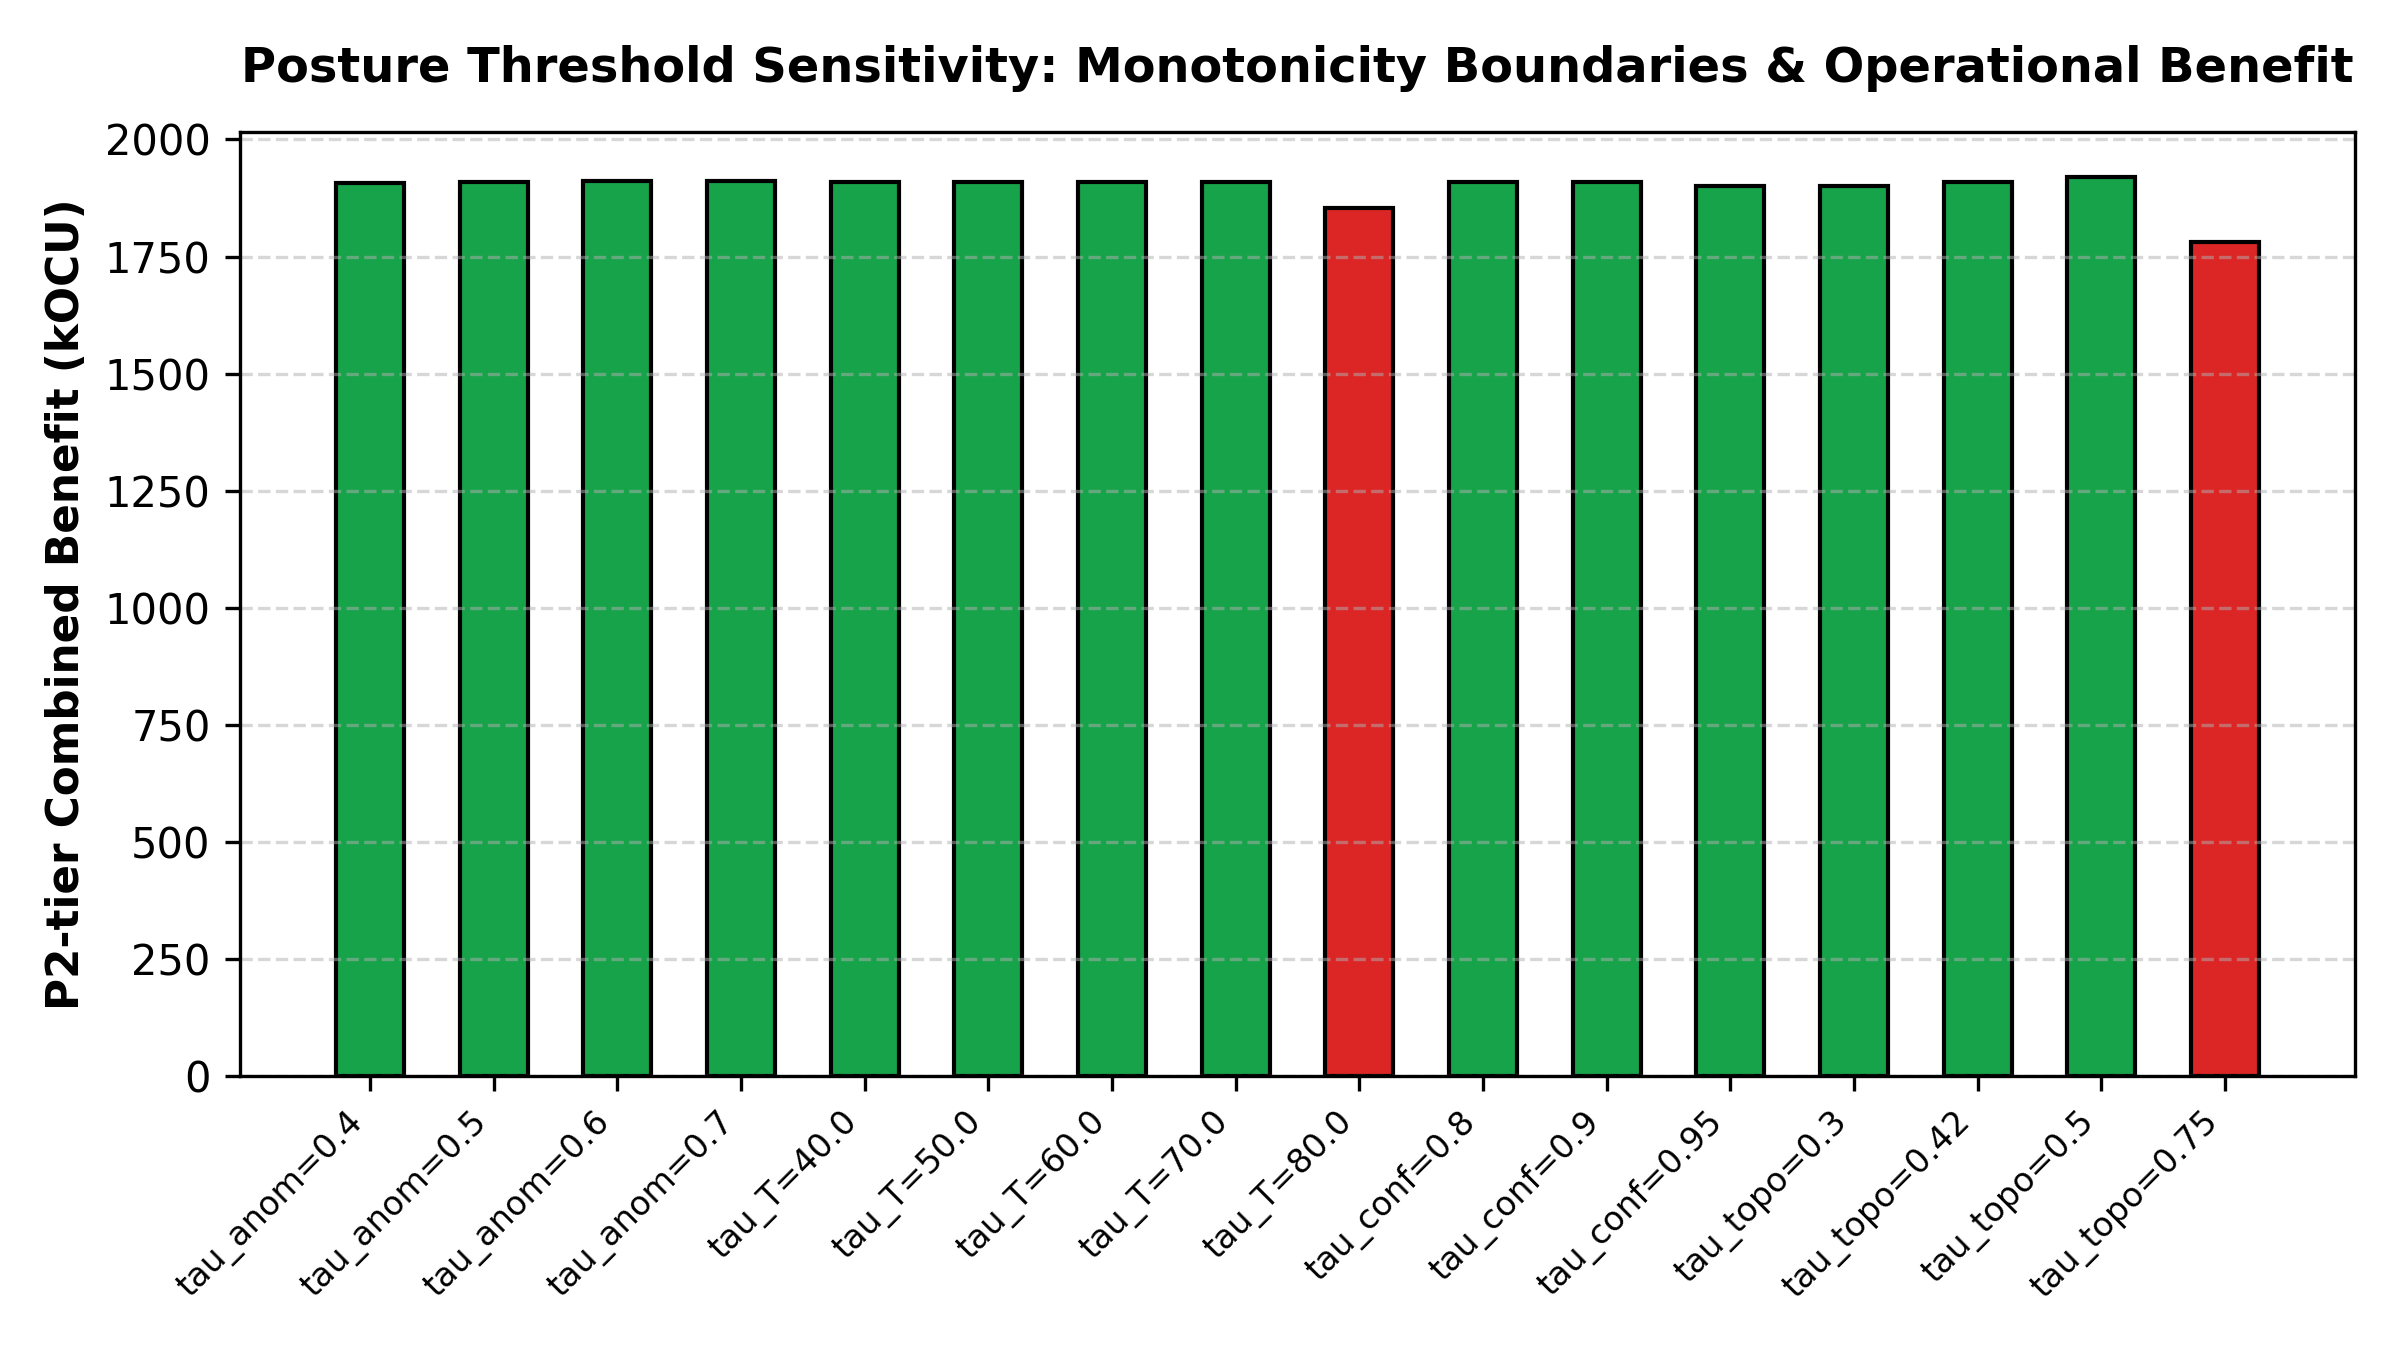

Here is the Python script that generated this plot:
import pandas as pd
import matplotlib
matplotlib.use("Agg")
import matplotlib.pyplot as plt

df = pd.read_csv("experiments/E20_posture_threshold_sensitivity/results.csv")

plt.figure(figsize=(8, 4.5), dpi=300)
colors_mono = ["#16a34a" if "YES" in m else "#dc2626" for m in df["Monotonic Attack Density"]]
plt.bar(range(len(df)), df["P2-tier Net (OCU)"]/1e3, color=colors_mono, edgecolor="black", width=0.55)
plt.xticks(range(len(df)), [f"{r['Parameter']}={r['Value']}" for _, r in df.iterrows()], rotation=45, ha="right", fontsize=8)
plt.ylabel("P2-tier Combined Benefit (kOCU)", fontsize=10.5, fontweight="bold")
plt.title("Posture Threshold Sensitivity: Monotonicity Boundaries & Operational Benefit", fontsize=11.5, fontweight="bold", pad=12)
plt.grid(axis="y", linestyle="--", alpha=0.5)
plt.tight_layout()
plt.savefig("experiments/E20_posture_threshold_sensitivity/plot.png", dpi=300)
plt.close()
print("Saved experiments/E20_posture_threshold_sensitivity/plot.png")
